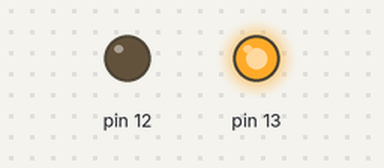
A sketch run on a simulated Arduino Uno, built with avr-gcc and run on an emulated ATmega328P. Shown: output pins drawn as LEDs (lit = HIGH).

Above: at 0.5 s.
At 2.5 s:
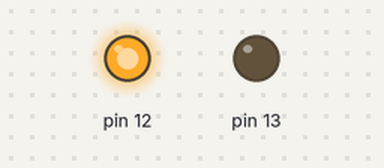
At 3.5 s:
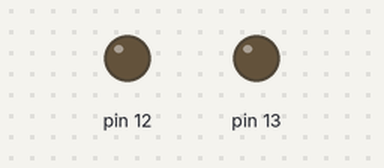
Timing chart, 0 to 5.2 s (numbered marks = the images above):
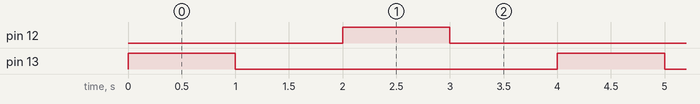

The sketch:

roi_dolev__2_blinking_leds_one_after_the_other1.ino
```cpp
/* Task */
/*
Design a system with 2 LEDs as specified in the attached instructions.
Develop the necessary code for this task.
Simulate and run the system.
*/


void setup()
{
 DDRB|=0b00110000;
}

void loop()
{
 PORTB|=0b00100000;
 delay(1000);
 PORTB&=0b11011111;
 delay(1000);
 PORTB|=0b00010000;
 delay(1000);
 PORTB&=0b11101111;
 delay(1000);

}
```

Measured:
- by itself, pin 12, pin 13: alternates HIGH for 1.0 s and LOW for 3.0 s
- by itself, everything shown: repeats every 4.0 s, in 4 steps
